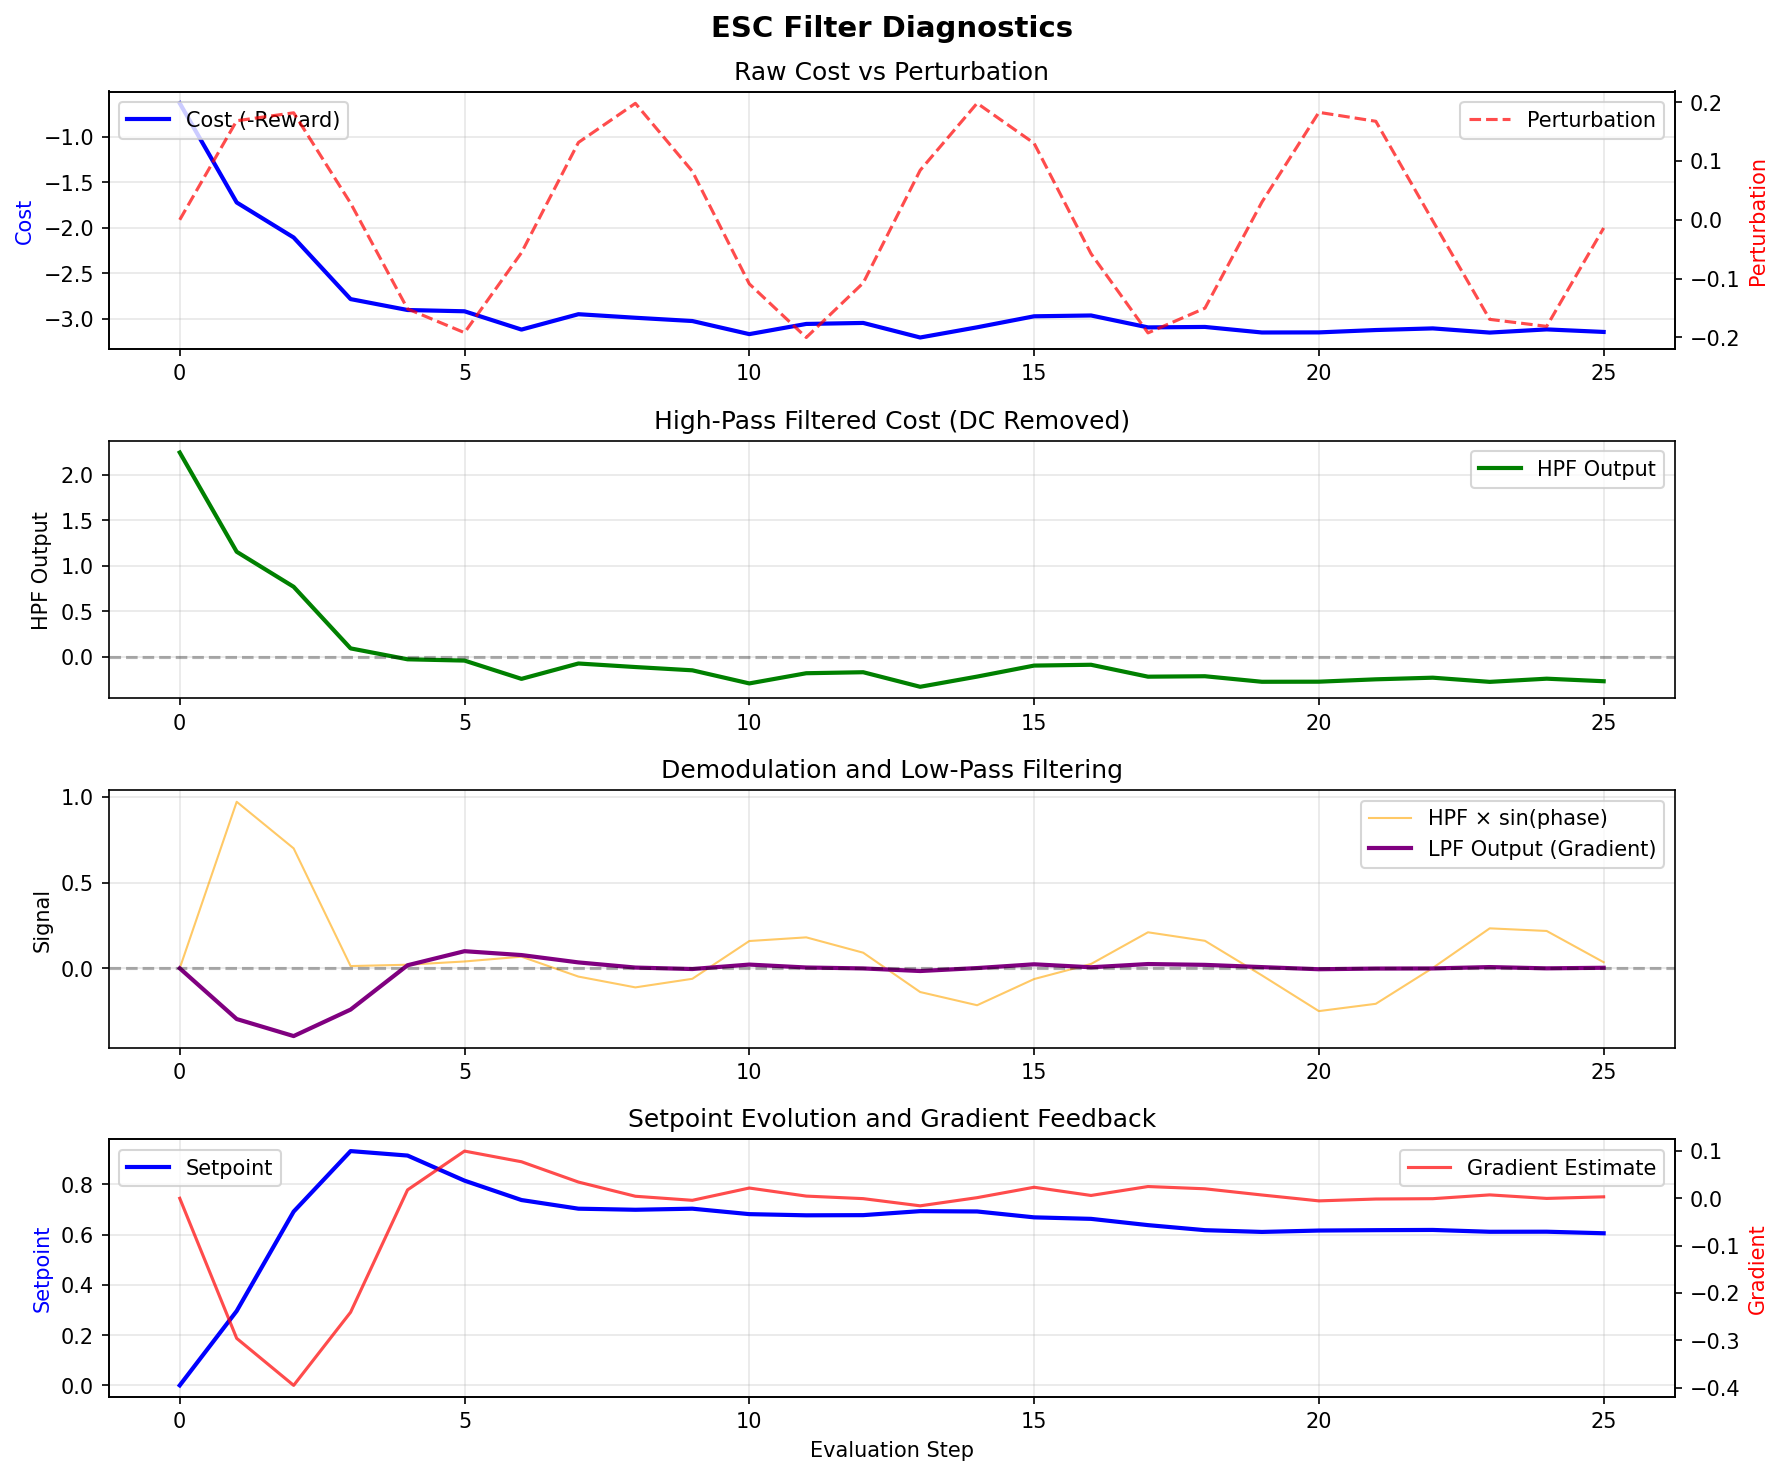

Reproduce this figure in Python.
"""
Diagnostic tool to check if ESC filters are properly extracting gradients.
Analyzes the relationship between perturbation, cost, and gradient estimates.
"""
import numpy as np
import matplotlib
matplotlib.use('Agg')
import matplotlib.pyplot as plt
from pathlib import Path


def analyze_esc_filters(
    costs,              # List of cost values (-reward)
    perturbations,      # List of perturbation values at each step
    gradients,          # List of gradient estimates from LPF
    hpf_outputs,        # List of HPF outputs
    phases,             # List of phase values
    setpoints,          # List of setpoint values
):
    """
    Analyze ESC filter performance.

    Returns diagnostic metrics and plots.
    """
    costs = np.array(costs)
    perturbations = np.array(perturbations)
    gradients = np.array(gradients)
    hpf_outputs = np.array(hpf_outputs)
    phases = np.array(phases)
    setpoints = np.array(setpoints)

    n_steps = len(costs)
    steps = np.arange(n_steps)

    # =================================================================
    # Check 1: HPF is removing DC bias
    # =================================================================
    cost_mean = np.mean(costs)
    cost_std = np.std(costs)
    hpf_mean = np.mean(hpf_outputs)
    hpf_std = np.std(hpf_outputs)

    print("="*70)
    print("CHECK 1: High-Pass Filter - DC Removal")
    print("="*70)
    print(f"Raw Cost:        Mean={cost_mean:.4f}, Std={cost_std:.4f}")
    print(f"After HPF:       Mean={hpf_mean:.4f}, Std={hpf_std:.4f}")
    print(f"DC Removed:      {abs(hpf_mean) < 0.1 * cost_std}")
    print(f"  → HPF mean should be near 0 if DC is removed")
    print()

    # =================================================================
    # Check 2: Correlation between perturbation and cost changes
    # =================================================================
    if n_steps > 2:
        cost_changes = np.diff(costs)
        pert_changes = np.diff(perturbations)  # Same length as cost_changes

        if len(cost_changes) > 1 and len(pert_changes) > 1:
            correlation = np.corrcoef(pert_changes, cost_changes)[0, 1]
        else:
            correlation = 0.0
    else:
        correlation = 0.0

    print("="*70)
    print("CHECK 2: Perturbation-Cost Correlation")
    print("="*70)
    print(f"Correlation: {correlation:.4f}")
    print(f"Expected: Non-zero if perturbations affect cost")
    print(f"  → Positive correlation: increasing SND increases cost (bad)")
    print(f"  → Negative correlation: increasing SND decreases cost (good)")
    print()

    # =================================================================
    # Check 3: Gradient estimates align with actual reward changes
    # =================================================================
    print("="*70)
    print("CHECK 3: Gradient Estimate Quality")
    print("="*70)

    # Compute "true" gradient by finite difference (when perturbation direction changes)
    # Look for points where perturbation switches sign
    true_gradients = []
    estimated_gradients = []

    for i in range(1, n_steps - 1):
        # Check if we crossed from positive to negative perturbation (or vice versa)
        if perturbations[i-1] * perturbations[i+1] < 0:
            # Approximate gradient as cost difference over perturbation difference
            true_grad = (costs[i+1] - costs[i-1]) / (perturbations[i+1] - perturbations[i-1])
            true_gradients.append(true_grad)
            estimated_gradients.append(gradients[i])

    if len(true_gradients) > 0:
        true_gradients = np.array(true_gradients)
        estimated_gradients = np.array(estimated_gradients)

        # Check correlation
        if len(true_gradients) > 1:
            grad_correlation = np.corrcoef(true_gradients, estimated_gradients)[0, 1]
        else:
            grad_correlation = 0.0

        # Check magnitude alignment
        true_rms = np.sqrt(np.mean(true_gradients**2))
        estimated_rms = np.sqrt(np.mean(estimated_gradients**2))

        print(f"Gradient Correlation: {grad_correlation:.4f}")
        print(f"True Gradient RMS:      {true_rms:.4f}")
        print(f"Estimated Gradient RMS: {estimated_rms:.4f}")
        print(f"RMS Ratio: {estimated_rms/true_rms:.4f}")
        print(f"  → Correlation > 0.5 suggests good gradient estimation")
        print(f"  → RMS ratio should be O(1) for proper scaling")
    else:
        print("Not enough data to compute finite-difference gradients")
    print()

    # =================================================================
    # Check 4: Demodulation effectiveness
    # =================================================================
    print("="*70)
    print("CHECK 4: Demodulation (HPF × sin(phase))")
    print("="*70)

    # Manually compute demodulation
    demodulated = hpf_outputs * np.sin(phases)
    demod_mean = np.mean(demodulated)
    demod_std = np.std(demodulated)

    print(f"Demodulated Signal: Mean={demod_mean:.4f}, Std={demod_std:.4f}")
    print(f"Gradient Estimate:  Mean={np.mean(gradients):.4f}, Std={np.std(gradients):.4f}")
    print(f"  → LPF should smooth demodulated signal")
    print()

    # =================================================================
    # Check 5: Filter frequency response
    # =================================================================
    print("="*70)
    print("CHECK 5: Filter Cutoff vs Dither Frequency")
    print("="*70)
    print("With cutoff_freq = dither_freq:")
    print("  → Filters at critical frequency (-3dB attenuation)")
    print("  → May allow some dither leakage into gradient estimate")
    print("  → Recommendation: cutoff_freq = dither_freq / 5")
    print()

    # =================================================================
    # Generate Diagnostic Plots
    # =================================================================
    fig, axes = plt.subplots(4, 1, figsize=(12, 10))
    fig.suptitle('ESC Filter Diagnostics', fontsize=14, fontweight='bold')

    # Plot 1: Cost and Perturbation
    ax1 = axes[0]
    ax1_twin = ax1.twinx()
    ax1.plot(steps, costs, 'b-', label='Cost (-Reward)', linewidth=2)
    ax1_twin.plot(steps, perturbations, 'r--', label='Perturbation', linewidth=1.5, alpha=0.7)
    ax1.set_ylabel('Cost', color='b')
    ax1_twin.set_ylabel('Perturbation', color='r')
    ax1.set_title('Raw Cost vs Perturbation')
    ax1.legend(loc='upper left')
    ax1_twin.legend(loc='upper right')
    ax1.grid(True, alpha=0.3)

    # Plot 2: HPF Output
    ax2 = axes[1]
    ax2.plot(steps, hpf_outputs, 'g-', label='HPF Output', linewidth=2)
    ax2.axhline(y=0, color='k', linestyle='--', alpha=0.3)
    ax2.set_ylabel('HPF Output')
    ax2.set_title('High-Pass Filtered Cost (DC Removed)')
    ax2.legend()
    ax2.grid(True, alpha=0.3)

    # Plot 3: Demodulation
    ax3 = axes[2]
    ax3.plot(steps, demodulated, 'orange', label='HPF × sin(phase)', alpha=0.6, linewidth=1)
    ax3.plot(steps, gradients, 'purple', label='LPF Output (Gradient)', linewidth=2)
    ax3.axhline(y=0, color='k', linestyle='--', alpha=0.3)
    ax3.set_ylabel('Signal')
    ax3.set_title('Demodulation and Low-Pass Filtering')
    ax3.legend()
    ax3.grid(True, alpha=0.3)

    # Plot 4: Setpoint and Gradient
    ax4 = axes[3]
    ax4_twin = ax4.twinx()
    ax4.plot(steps, setpoints, 'b-', label='Setpoint', linewidth=2)
    ax4_twin.plot(steps, gradients, 'r-', label='Gradient Estimate', linewidth=1.5, alpha=0.7)
    ax4.set_ylabel('Setpoint', color='b')
    ax4_twin.set_ylabel('Gradient', color='r')
    ax4.set_xlabel('Evaluation Step')
    ax4.set_title('Setpoint Evolution and Gradient Feedback')
    ax4.legend(loc='upper left')
    ax4_twin.legend(loc='upper right')
    ax4.grid(True, alpha=0.3)

    plt.tight_layout()

    # Save plot
    output_path = Path(__file__).parent / 'esc_filter_diagnostic.png'
    plt.savefig(output_path, dpi=150, bbox_inches='tight')
    print(f"Diagnostic plot saved to: {output_path}")
    plt.close()

    return {
        'cost_mean': cost_mean,
        'hpf_mean': hpf_mean,
        'correlation': correlation,
        'dc_removed': abs(hpf_mean) < 0.1 * cost_std,
    }


def example_from_logs():
    """
    Example: Parse data from your training logs.
    You can extract these from wandb or your console output.
    """
    # Example data from your logs (Steps 0-25)
    # Format: [step, reward, snd_actual, setpoint, gradient, gradient_rms]
    log_data = [
        # Step, Reward, SND_actual, Setpoint, Gradient, RMS
        [0,  0.632, 0.0000, 0.0000, 0.00000, 0.00000],
        [1,  1.723, 0.4643, 0.2960, -0.29604, 0.13239],
        [2,  2.108, 0.8733, 0.6915, -0.39543, 0.21283],
        [3,  2.785, 0.9605, 0.9323, -0.24080, 0.21871],
        [4,  2.905, 0.7631, 0.9145, 0.01780, 0.19578],
        [5,  2.919, 0.6229, 0.8147, 0.09979, 0.18071],
        [6,  3.120, 0.6816, 0.7375, 0.07723, 0.16528],
        [7,  2.951, 0.8345, 0.7031, 0.03434, 0.14863],
        [8,  2.990, 0.8967, 0.6988, 0.00431, 0.13295],
        [9,  3.026, 0.7855, 0.7031, -0.00425, 0.11893],
        [10, 3.170, 0.5725, 0.6814, 0.02171, 0.10681],
        [11, 3.058, 0.4767, 0.6767, 0.00465, 0.09556],
        [12, 3.047, 0.5701, 0.6774, -0.00072, 0.08547],
        [13, 3.207, 0.7774, 0.6933, -0.01591, 0.07678],
        [14, 3.095, 0.8901, 0.6920, 0.00136, 0.06868],
        [15, 2.974, 0.7987, 0.6686, 0.02336, 0.06231],
        [16, 2.965, 0.6050, 0.6626, 0.00600, 0.05579],
        [17, 3.096, 0.4455, 0.6377, 0.02487, 0.05113],
        [18, 3.091, 0.4674, 0.6176, 0.02010, 0.04661],
        [19, 3.152, 0.6406, 0.6106, 0.00699, 0.04180],
        [20, 3.151, 0.7987, 0.6161, -0.00545, 0.03747],
        [21, 3.125, 0.7850, 0.6176, -0.00154, 0.03352],
        [22, 3.107, 0.6167, 0.6185, -0.00082, 0.02998],
        [23, 3.153, 0.4420, 0.6112, 0.00722, 0.02701],
        [24, 3.118, 0.4304, 0.6115, -0.00026, 0.02416],
        [25, 3.146, 0.5913, 0.6053, 0.00311, 0.02163],
    ]

    data = np.array(log_data)
    rewards = data[:, 1]
    costs = -rewards  # ESC minimizes cost = -reward
    snd_actual = data[:, 2]
    setpoints = data[:, 3]
    gradients = data[:, 4]

    # Compute perturbations (actual - setpoint)
    perturbations = snd_actual - setpoints

    # Need to reconstruct HPF output
    # We don't have it directly, but we can estimate from the ESC loop
    # For now, use a simplified approximation
    hpf_outputs = costs - np.mean(costs)  # Simplified: just remove DC

    # Reconstruct phases (assuming dither_frequency = 1.0 rad/s, sampling_period = 1.0)
    omega = 1.0
    dt = 1.0
    phases = np.array([i * omega * dt for i in range(len(data))]) % (2 * np.pi)

    print("\n" + "="*70)
    print("ANALYZING YOUR ESC DATA FROM LOGS")
    print("="*70 + "\n")

    results = analyze_esc_filters(
        costs=costs,
        perturbations=perturbations,
        gradients=gradients,
        hpf_outputs=hpf_outputs,
        phases=phases,
        setpoints=setpoints,
    )

    return results


if __name__ == "__main__":
    # Run analysis on your log data
    results = example_from_logs()

    print("\n" + "="*70)
    print("SUMMARY")
    print("="*70)
    print(f"DC Removed: {results['dc_removed']}")
    print(f"HPF Mean: {results['hpf_mean']:.4f} (should be near 0)")
    print(f"Perturbation-Cost Correlation: {results['correlation']:.4f}")
    print("\nSee esc_filter_diagnostic.png for visual analysis")
